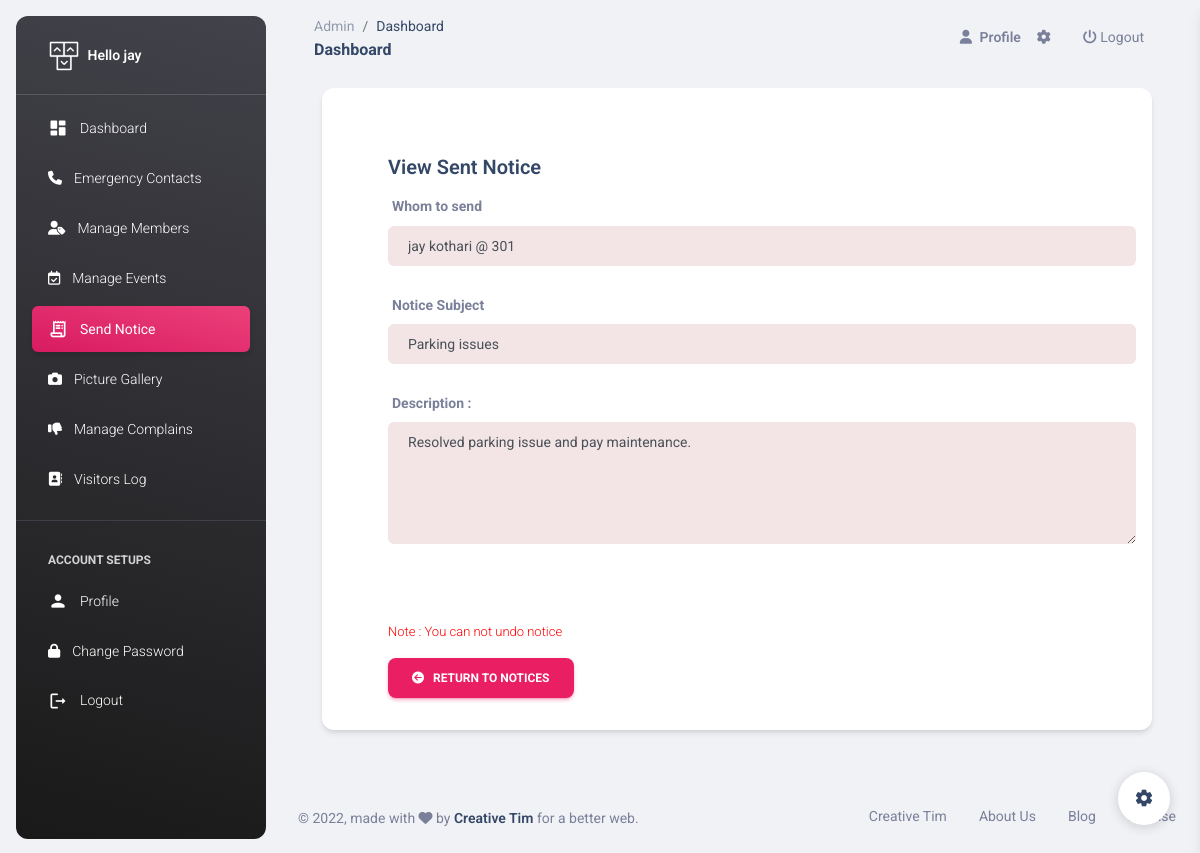
Before: /Sec/view-send-notice/1 (signed in) with the older database file.
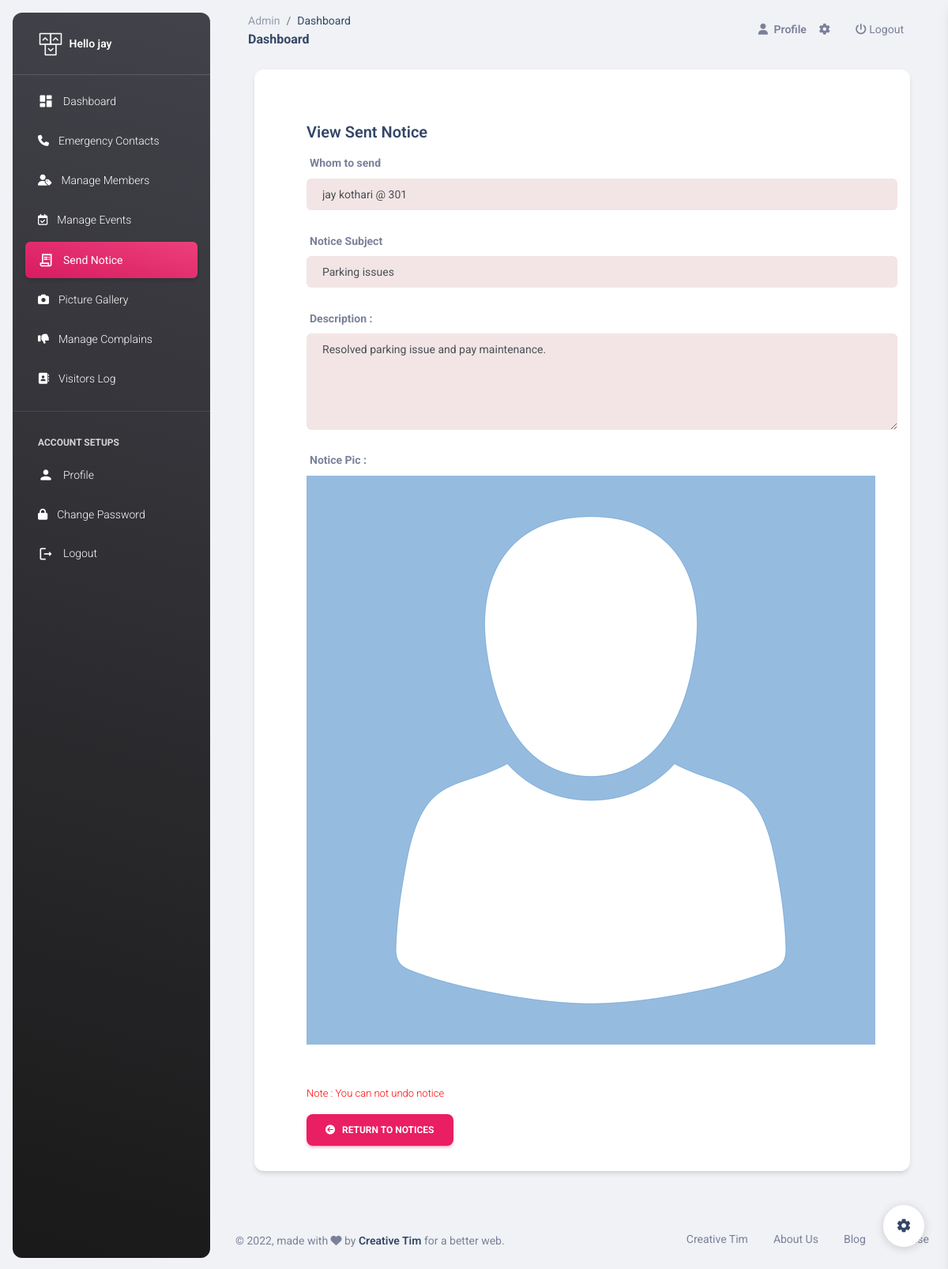
After: the same page with the newer database file.
### SecApp/models.py (models this page shows, shortened)
class SecUser(models.Model):
    name = models.CharField(max_length=50)
    email = models.EmailField(unique=True)
    mobile = models.CharField(max_length=15)
    password = models.CharField(max_length=50)
    pic = models.FileField(upload_to='Profile',default='avatar.png')
    setting = models.BooleanField(default=False)

### MemberApp/models.py (models this page shows, shortened)
class Notice(models.Model):
    uid = models.ForeignKey(SecUser,on_delete=models.CASCADE)
    member = models.ForeignKey(Member,on_delete=models.CASCADE)
    subject = models.CharField(max_length=100)
    des = models.TextField()
    pic = models.FileField(upload_to='Notice',blank=True,null=True)
    created_at = models.DateTimeField(auto_now_add=True)

class Member(models.Model):
    doc_choice = (
        ('Aadhar','Aadhar'),
        ('PAN','PAN'),
        ('DL','DL'),
        ('Other','Other'),
    )
    uid = models.ForeignKey(SecUser,on_delete=models.CASCADE,null=True)
    fname = models.CharField(max_length=20)
    lname = models.CharField(max_length=20)
    email = models.EmailField(unique=True)
    mobile = models.CharField(max_length=15)
    doc = models.CharField(max_length=30,choices=doc_choice)
    doc_number = models.CharField(max_length=20)
    flat_no = models.CharField(max_length=10)
    address = models.TextField()
    password = models.CharField(max_length=20)
    pic = models.FileField(upload_to='member',default='avatar.png')
    verify = models.BooleanField(default=False)
    role = models.CharField(max_length=20,default='member')
    created_at = models.DateTimeField(auto_now_add=True)

### SecApp/views.py (the view)
# urls.py: path('view-send-notice/<int:pk>',views.view_send_notice, name='view-send-notice'),
def view_send_notice(request,pk):
    uid = SecUser.objects.get(email=request.session['email'])
    notice = mm.Notice.objects.get(id=pk)
    return render(request,'view-send-notice.html',{'uid':uid,'notice':notice})

### SecApp/templates/view-send-notice.html (shortened to what this page needs)
{% extends 'sec-header.html' %}
{% load static %}
{% block notice %}
<li class="nav-item">
  <a class="nav-link text-white  active bg-gradient-primary" href="">
    <div class="text-white text-center me-2 d-flex align-items-center justify-content-center">
      <i class="material-icons opacity-10">receipt_long</i>
    </div>
    <span class="nav-link-text ms-1">Send Notice</span>
  </a>
</li>
{% endblock %}
{% block content %}
<br><br><br>
<div class="container-fluid px-2 px-md-4">
    <div class="card card-body mx-3 mx-md-4 mt-n6">
      <div class="row gx-4 mb-2">
        <div class="col-auto my-auto">
          <div class="h-100">
            <h5 class="mb-1" style="margin-left: 50px; margin-top: 50px;">
              View Sent Notice
            </h5>
          </div>
        </div>
      </div>
      <div style="margin-left: 50px;">
      <form action="{% url 'send-notice' %}" method="POST" enctype="multipart/form-data">
        <div class="row">
            <div class="form-group col-12">
                <label for="exampleInputPassword1"><b>Whom to send</b></label>
                <input type="text" class="form-control" style="background-color: rgb(243, 229, 229); padding-left: 20px;" value="{{notice.member.fname}} {{notice.member.lname}} @ {{notice.member.flat_no}}" disabled>
            </div>
        </div><br>
        <div class="row">
            <div class="form-group col-12">
                <label for="exampleInputPassword1"><b>Notice Subject</b></label>
                <input type="text" class="form-control" disabled value="{{notice.subject}}" style="background-color: rgb(243, 229, 229); padding-left: 20px;" name="subject" id="exampleInputPassword1" placeholder="Notice Subject..." required>
            </div>
        </div><br>
        <div class="row">
            <div class="form-group col-12">
                <label for="exampleInputPassword1"><b>Description :</b></label>
                <textarea name="des" class="form-control" disabled style="background-color: rgb(243, 229, 229); padding-left: 20px;" placeholder="Notice Description..." id="" cols="30" rows="5" required>{{notice.des}}</textarea>
            </div>
        </div><br>
        {% if notice.pic %}
        <div class="row">
            <div class="form-group col-6">
                <label for="exampleInputPassword1"><b>Notice Pic : </b></label>
                <img src="{{notice.pic.url}}" alt="">
            </div>
        </div>
        {% endif %}
        <br><br>
        <p style="color: red; font-size: small;">Note : You can not undo notice</p>
      </form>
      <a href="{% url 'send-notice' %}"><button class="btn btn-primary"><i class="fa fa-arrow-circle-left"></i> &nbsp; Return to Notices</button></a>
    </div>
    </div>
    <br><br>
</div>
{% endblock %}

### SecApp/templates/sec-header.html (shortened to what this page needs)
{% load static %}
<!DOCTYPE html>
<html lang="en">
<head>
  <link href="{% static 'assets/css/nucleo-icons.css' %}" rel="stylesheet" />
  <link href="{% static 'assets/css/nucleo-svg.css' %}" rel="stylesheet" />
  <link id="pagestyle" href="{% static 'assets/css/material-dashboard.css' %}" rel="stylesheet" />
</head>
{% if uid.setting == False %}
<body class="g-sidenav-show  bg-gray-200">
{% else %}
<body class="g-sidenav-show  bg-gray-200 dark-version">
{% endif %}
  <aside class="sidenav navbar navbar-vertical navbar-expand-xs border-0 border-radius-xl my-3 fixed-start ms-3   bg-gradient-dark" id="sidenav-main">
    <div class="sidenav-header">
      <a class="navbar-brand m-0" href=" https://demos.creative-tim.com/material-dashboard/pages/dashboard " target="_blank">
        <img src="{% static 'assets/img/logo-ct.png' %}" class="navbar-brand-img h-100" alt="main_logo">
        <span class="ms-1 font-weight-bold text-white">Hello {{uid.name}}</span>
      </a>
    </div>
    <hr class="horizontal light mt-0 mb-2">
      <ul class="navbar-nav">
        {% block dashboard %}
        <li class="nav-item">
          <a class="nav-link text-white" href="{% url 'index' %}">
            <div class="text-white text-center me-2 d-flex align-items-center justify-content-center">
              <i class="material-icons opacity-10">dashboard</i>
            </div>
            <span class="nav-link-text ms-1">Dashboard</span>
          </a>
        </li>
        {% endblock %}
        {% block emergency %}
        <li class="nav-item">
          <a class="nav-link text-white " href="{% url 'emergency' %}">
            <div class="text-white text-center me-2 d-flex align-items-center justify-content-center">
              <i class="fa fa-phone"></i>
            </div>
            <span class="nav-link-text ms-1">Emergency Contacts</span>
          </a>
        </li>
        {% endblock %}
        {% block add_member %}
        <li class="nav-item">
          <a class="nav-link text-white " href="{% url 'add-member' %}">
            <div class="text-white text-center me-2 d-flex align-items-center justify-content-center">
              <i class="fa fa-user-tag"></i>
            </div>
            <span class="nav-link-text ms-1">Manage Members</span>
          </a>
        </li>
        {% endblock %}
        {% block event %}
        <li class="nav-item">
          <a class="nav-link text-white " href="{% url 'add-event' %}">
            <div class="text-white text-center me-2 d-flex align-items-center justify-content-center">
              <i class="fa fa-calendar-check-o"></i>
            </div>
            <span class="nav-link-text ms-1">Manage Events</span>
          </a>
        </li>
        {% endblock %}
        {% block notice %}{% endblock %}
        {% block gallery %}
        <li class="nav-item">
          <a class="nav-link text-white " href="{% url 'gallery' %}">
            <div class="text-white text-center me-2 d-flex align-items-center justify-content-center">
              <i class="fas fa-camera"></i>
            </div>
            <span class="nav-link-text ms-1">Picture Gallery</span>
          </a>
        </li>
        {% endblock %}
        {% block complain %}
        <li class="nav-item">
          <a class="nav-link text-white " href="#">
            <div class="text-white text-center me-2 d-flex align-items-center justify-content-center">
              <i class="fa fa-thumbs-down"></i>
            </div>
            <span class="nav-link-text ms-1">Manage Complains</span>
          </a>
        </li>
        {% endblock %}
        <li class="nav-item">
          <a class="nav-link text-white " href="">
            <div class="text-white text-center me-2 d-flex align-items-center justify-content-center">
              <i class="fa fa-address-book"></i>
            </div>
            <span class="nav-link-text ms-1">Visitors Log</span>
          </a>
        </li>
        <hr>
        <li class="nav-item mt-3">
          <h6 class="ps-4 ms-2 text-uppercase text-xs text-white font-weight-bolder opacity-8">Account Setups</h6>
        </li>
        {% block profile %}
        <li class="nav-item">
          <a class="nav-link text-white " href="{% url 'profile' %}">
            <div class="text-white text-center me-2 d-flex align-items-center justify-content-center">
              <i class="material-icons opacity-10">person</i>
            </div>
            <span class="nav-link-text ms-1">Profile</span>
          </a>
        </li>
        {% endblock %}
        {% block password %}
        <li class="nav-item">
          <a class="nav-link text-white " href="{% url 'change-password' %}">
            <div class="text-white text-center me-2 d-flex align-items-center justify-content-center">
              <i class="fa fa-lock"></i>
            </div>
            <span class="nav-link-text ms-1">Change Password</span>
          </a>
        </li>
        {% endblock %}
        <li class="nav-item">
          <a class="nav-link text-white " href="{% url 'logout' %}">
            <div class="text-white text-center me-2 d-flex align-items-center justify-content-center">
              <i class="material-icons">logout</i>
            </div>
            <span class="nav-link-text ms-1">Logout</span>
          </a>
        </li>
      </ul>
  </aside>
  <main class="main-content position-relative max-height-vh-100 h-100 border-radius-lg ">
    <nav class="navbar navbar-main navbar-expand-lg px-0 mx-4 shadow-none border-radius-xl" id="navbarBlur" navbar-scroll="true">
      <div class="container-fluid py-1 px-3">
        <nav aria-label="breadcrumb">
          <ol class="breadcrumb bg-transparent mb-0 pb-0 pt-1 px-0 me-sm-6 me-5">
            <li class="breadcrumb-item text-sm"><a class="opacity-5 text-dark" href="javascript:;">Admin</a></li>
            <li class="breadcrumb-item text-sm text-dark active" aria-current="page">Dashboard</li>
          </ol>
          <h6 class="font-weight-bolder mb-0">Dashboard</h6>
        </nav>
        <div class="collapse navbar-collapse mt-sm-0 mt-2 me-md-0 me-sm-4" id="navbar">
          <ul class="navbar-nav  justify-content-end">
            <li class="nav-item d-flex align-items-center">
              <a href="{% url 'profile' %}" class="nav-link text-body font-weight-bold px-0">
                <i class="fa fa-user me-sm-1"></i>
                <span class="d-sm-inline d-none">Profile</span>
              </a>
            </li>
            <li class="nav-item px-3 d-flex align-items-center">
              <a href="javascript:;" class="nav-link text-body p-0">
                <i class="fa fa-cog fixed-plugin-button-nav cursor-pointer"></i>
              </a>
            </li>
            <li class="nav-item px-3 d-flex align-items-center">
                <a href="{% url 'logout' %}" class="nav-link text-body p-0">
                  <i class="fa fa-power-off"></i> Logout
                </a>
            </li>
          </ul>
        </div>
      </div>
    </nav>
{% block content %}
{% endblock %}
<footer class="footer py-4  ">
    <div class="container-fluid">
      <div class="row align-items-center justify-content-lg-between">
        <div class="col-lg-6 mb-lg-0 mb-4">
          <div class="copyright text-center text-sm text-muted text-lg-start">
            © ,
            made with <i class="fa fa-heart"></i> by
            <a href="" class="font-weight-bold" target="_blank">Creative Tim</a>
            for a better web.
          </div>
        </div>
        <div class="col-lg-6">
          <ul class="nav nav-footer justify-content-center justify-content-lg-end">
            <li class="nav-item">
              <a href="" class="nav-link text-muted">Creative Tim</a>
            </li>
            <li class="nav-item">
              <a href="" class="nav-link text-muted">About Us</a>
            </li>
            <li class="nav-item">
              <a href="" class="nav-link text-muted">Blog</a>
            </li>
            <li class="nav-item">
              <a href="" class="nav-link pe-0 text-muted">License</a>
            </li>
          </ul>
        </div>
      </div>
    </div>
  </footer>
</main>
<div class="fixed-plugin">
<a class="fixed-plugin-button text-dark position-fixed px-3 py-2">
  <i class="material-icons py-2">settings</i>
</a>
</div>
</body>
</html>

Changed rows visible on the page:
changed Notice "Parking issues": pic empty → "Notice/avatar.png" (drawn); pic: picture added
Other visible differences:
text now shown: "Notice Pic :"
